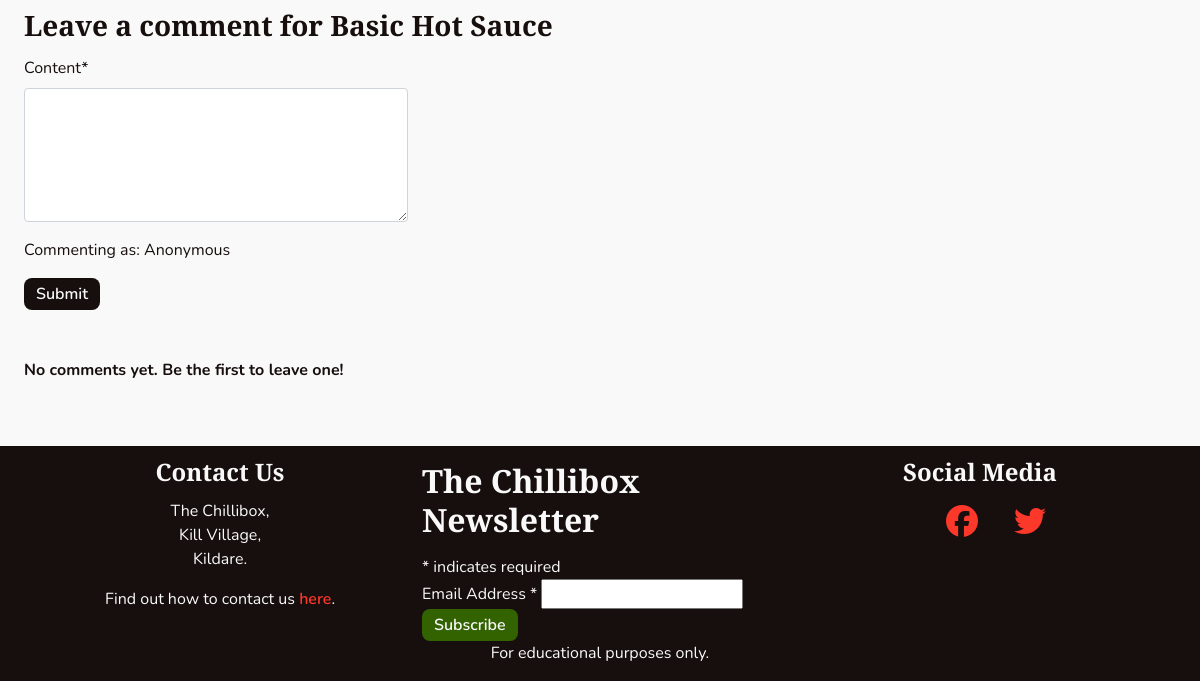
The page /recipes/recipe/basic-hot-sauce (lower part) on the database as committed earlier.
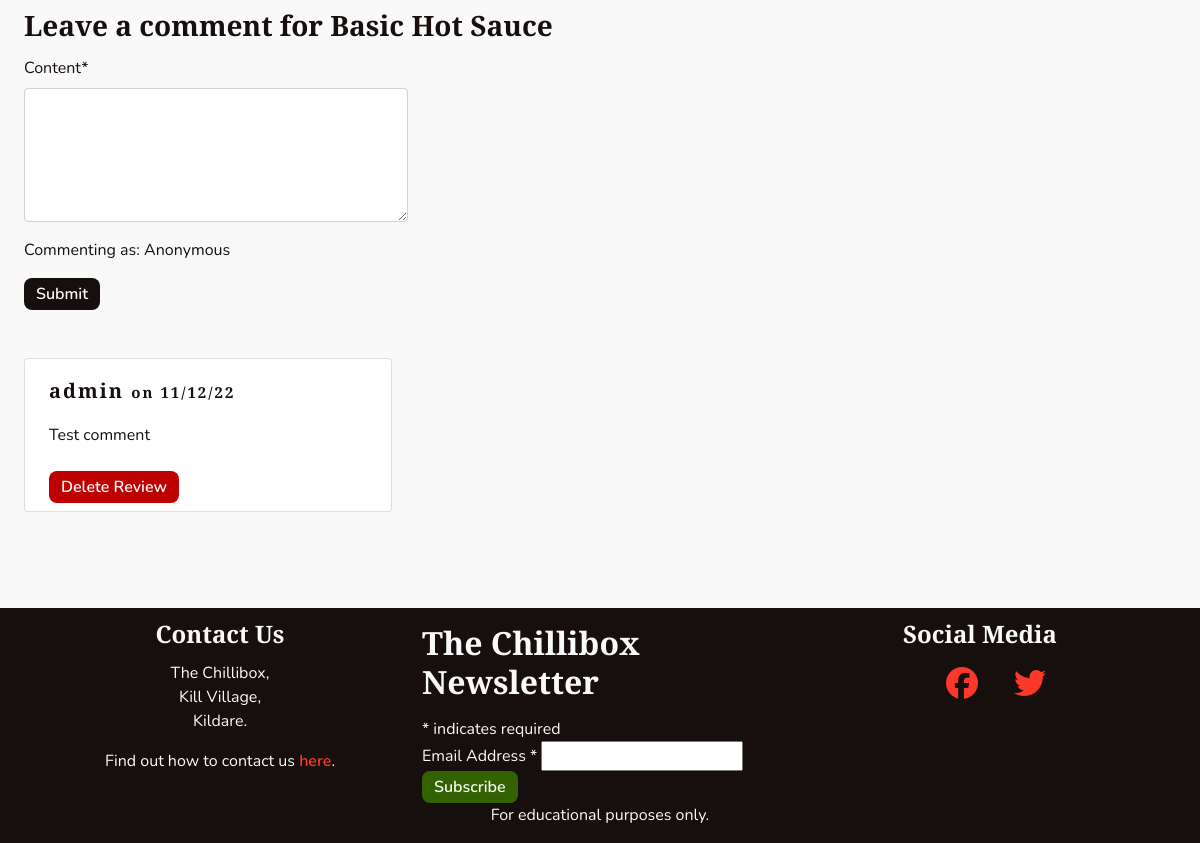
The same page on the database as committed later.
### recipes/models.py (models this page shows)
class Comment(models.Model):
    user = models.ForeignKey(User, on_delete=models.SET_NULL, null=True,
                             blank=True)
    recipe = models.ForeignKey(Recipe, on_delete=models.CASCADE,
                               related_name='comments')
    content = models.TextField(max_length=280)
    added_on = models.DateTimeField(auto_now_add=True)
    edited_on = models.DateTimeField(auto_now=True)
    approved = models.BooleanField(default=False)
    def __str__(self):
        return self.content

### profiles/models.py (models this page shows, shortened)
class UserProfile(models.Model):
    user = models.OneToOneField(User, on_delete=models.CASCADE)
    first_name = models.CharField(max_length=40, null=True, blank=True)
    last_name = models.CharField(max_length=80, null=True, blank=True)
    display_name = models.CharField(max_length=40, null=True, blank=True)
    phone_number = models.CharField(max_length=20, null=True, blank=True)
    street_address1 = models.CharField(max_length=80, null=True, blank=True)
    street_address2 = models.CharField(max_length=80, null=True, blank=True)
    town_or_city = models.CharField(max_length=40, null=True, blank=True)
    county = models.CharField(max_length=80, null=True, blank=True)
    country = CountryField(blank_label='Country', null=True, blank=True)
    postcode = models.CharField(max_length=20, null=True, blank=True)
    class Meta:
        verbose_name_plural = "User Profiles"

### recipes/views.py (the view, shortened to what this page needs)
# urls.py: path('recipe/<slug>', views.ViewRecipe.as_view(), name='recipe'),
class ViewRecipe(View):
    def get(self, request, slug):
        recipe = get_object_or_404(Recipe, slug=slug)
        comments = recipe.comments.filter(approved=True).order_by('-added_on')
        template_name = 'recipes/recipe_detail.html'
        context = {
            'recipe': recipe,
            'comments': comments,
            'commented': False,
            'form': CommentForm(),
        }
        return render(request, template_name, context)

### recipes/forms.py
class CommentForm(forms.ModelForm):
    class Meta:
        model = Comment
        fields = ('content',)
        widgets = {
            'content': forms.Textarea(attrs={'cols': 40, 'rows': 5}),
        }

### recipes/models.py (called while the page is built)
    def __str__(self):
        return self.title

### recipes/templates/recipes/recipe_detail.html (shortened to what this page needs)
{% extends 'base.html' %}
{% load crispy_forms_tags %}
{% block content %}
<section class="container-fluid">
    <div class="col">
        {% if commented %}
        <p><strong>Thank you for your comment!</strong> It is awaiting moderation.</p>
        {% else %}
        <h3>Leave a comment for {{ recipe }}</h3>
        <form class="col-lg-4 mb-5" method="POST">
            {{ form|crispy }}
            <p>Commenting as: {% if user.is_authenticated %}{{ user }}{% else %}Anonymous{% endif %}</p>
            <button type="submit" class="chilli-btn">Submit</button>
        </form>
        {% endif %}
    </div>
    <div class="row">
        {% for comment in comments %}
        <div class="col-sm-6 col-lg-4 mb-5 mb-3">
            <div class="card px-4">
                <h2 class="headings big">
                    {% if comment.user is not None %}{{ comment.user.userprofile.display_name }}{% else %}Anonymous{% endif %} <span
                        class="small">on {{ comment.added_on|date:'d/m/y' }}</span></h2>
                <p>{{ comment }}</p>
                <div class="d-flex flex-row justify-content-between my-2">
                    {% if user.is_staff or user.userprofile == comment.commenter %}
                        <a class="chilli-btn chilli-dngr" href="{% url 'recipes:delete_comment' comment.pk %}">Delete Review</a>
                    {% endif %}
                </div>
            </div>
        </div>
        {% empty %}
        <p><strong>No comments yet. Be the first to leave one!</strong></p>
        {% endfor %}
    </div>
</section>
{% endblock %}

Rows that differ between the two databases and show on the page:
added Comment: user.userprofile.display_name "admin", added_on "11/12/22", content "Test comment"
Other text that changed with them:
text no longer shown: "No comments yet. Be the first to leave one!"
